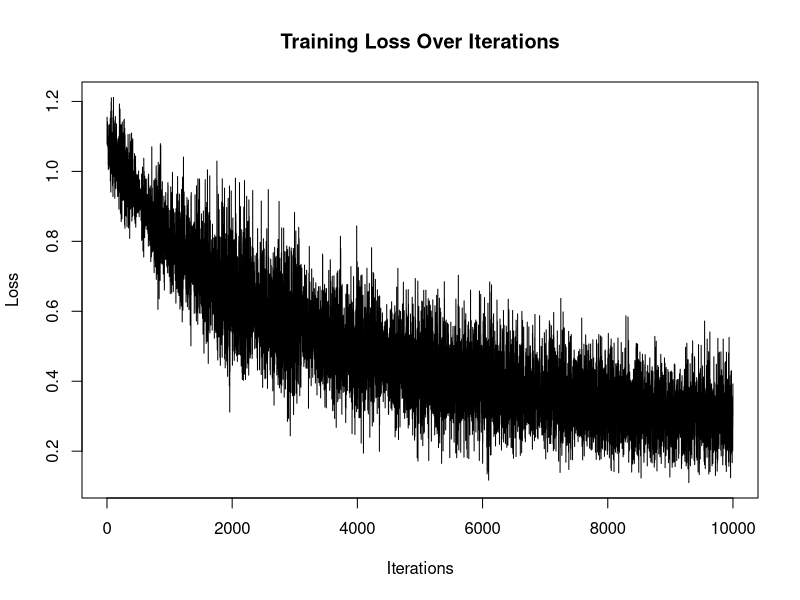

Source code (R):
# Sophie Bata-Madden s2037949, Cameron Donnelly s2018520, Nala Krisnanda s2587290

#Contributions:
# Sophie:  33.3% 
# Cameron:  33.3%
# Nala: 33.3%

#### Code Overview:
# 
# 
# 

# Function: cross_entropy
# Description: Calculate the cross-entropy loss between predicted probabilities (yhat) and true labels (y).
# Inputs:
#   - yhat: A matrix of predicted probabilities where each column represents a class.
#   - y: A vector or matrix of true class labels, or a numeric vector indicating the true class indices.
# Returns:
#   - Cross-entropy loss value.
cross_entropy <- function(yhat, y) {
  # Create a matrix 'k_true' that combines true labels 'y' with their corresponding indices.
  k_true <- cbind(y, seq_along(y))

  # Compute the negative sum of logarithms of predicted probabilities for true classes.
  # Divide by the total number of samples to get the average cross-entropy loss.
  return(-sum(log(yhat[k_true]))/length(y))
}

# Function: softmax
# Description: Apply the softmax activation function to the input matrix 'mat' along its columns.
# Inputs
#   - mat: Input matrix where each column represents the pre-activation values for different classes.
# Returns:
#   - Matrix of probabilities obtained by applying the softmax function to each column of 'mat'.
softmax <- function(mat) {
  # Compute the exponentials of the input matrix to obtain unnormalized probabilities.
  exp_mat <- exp(mat)

  # Calculate the column sums of the exponentiated matrix to normalize the probabilities.
  exp_mat_colsum <- colSums(exp_mat)

  # Divide each element of the exponentiated matrix by its column sum to obtain probabilities.
  # Transpose the result to maintain the original matrix orientation.
  return(t(t(exp_mat)/exp_mat_colsum))
}

# Function: relu
# Description: Apply the Rectified Linear Unit (ReLU) activation function element-wise to the input matrix 'mat'.
# Inputs:
#   - mat: Input matrix where each element represents a pre-activation value.
# Returns:
#   - Matrix obtained by setting negative values in 'mat' to zero.
relu <- function (mat){
  # Replace negative values in the input matrix with zero.
  mat[which(mat<0)] <- 0

  # Return the modified matrix after applying the ReLU activation function.
  return(mat)
}

#### Function:      netup
# Description: 
# Inputs:       
#     - d        - vector giving the number of nodes in each layer of a network
# Outputs: 
#     - h        - a list of nodes for each layer. 
#                  h[[l]] should be a vector of length d[l] which will contain the node values for layer l.
#     - W        - a list of weight matrices. 
#                  W[[l]] is the weight matrix linking layer l to layer l+1. 
#                  Initialize the elements with U (0, 0.2) random deviates.
#     - b        - a list of offset vectors. 
#                  b[[l]] is the offset vector linking layer l to layer l+1. 
#                  Initialize the elements with U (0, 0.2) random deviates.
netup <- function(d){
  # Construct a list of lists, h, where each sublist h[[i]] is or corresponding length d[i]
  h <- list()
  for (l in 1:length(d)){
    h[[l]] <- rep(0,d[l])
  }
  
  # W is a list of weight matrices, W[[i]] is the weight matrix linking layer i to layer i + 1
  # We initialise the elements with U(0,0.2) random deviates
  W <- list() 
  for (l in 1:(length(d)-1)){
    W[[l]] <- matrix(runif(d[l]*d[l+1],0,0.2), nrow=d[l+1], ncol=d[l])
  }
   
  # b is a list of offset vectors, b[[i]] is the offset vector linking layer i to layer i + 1
  # We initialise the elements with U(0,0.2) random deviates
  b <- list() 
  for (l in 1:(length(d)-1)){
    b[[l]] <- runif(d[l+1],0,0.2)
  }

  # Return a list containing initialized hidden layers ('h'), weight matrices ('W'), and bias vectors ('b')
  return(list(h = h, W = W, b = b))          
}

#### Function:                 forward
# Description:                 the function computes the remaining node values implied by inp, andr eturn the updated network list (as the only return object).
# Inputs:       
#     - nn                   -  a network list as returned by netup.
#     - inp                  -  a vector of input values for the first layer
# Outputs: 
#     - h        - a list of nodes for each layer. 
#                  h[[l]] should be a vector of length d[l] which will contain the node values for layer l.
#     - W        - a list of weight matrices. 
#                  W[[l]] is the weight matrix linking layer l to layer l+1. 
#                  Initialize the elements with U (0, 0.2) random deviates.
#     - b        - a list of offset vectors. 
#                  b[[l]] is the offset vector linking layer l to layer l+1. 
#                  Initialize the elements with U (0, 0.2) random deviates.
forward <- function(nn, inp){
  # Extract hidden layer values ('h'), weight matrices ('W'), and bias vectors ('b') from the neural network structure.
  h <- nn$h
  W <- nn$W
  b <- nn$b 

  # Set the input as the first hidden layer after transposing it.
  h[[1]] <- t(inp)

  for(l in 1:(length(h)-1)){
    # Calculate the pre-activation values for the next layer: h_l+1 = W_l * t(h_l) + b_l
    h[[l+1]] <- W[[l]] %*% h[[l]] + b[[l]]

    # Apply activation function
    ## if it is the last layer then we apply softmax activation function (eq.2)
    if(l+1 == length(h)){
      h[[l+1]] <- softmax(h[[l+1]])
    }
    ## if it is not the last layer we apply relu activation function (eq.1)
    else{
      h[[l+1]] <- relu(h[[l+1]])
    }
  }

  # Return a list containing updated hidden layer values ('h'), weight matrices ('W'), and bias vectors ('b').
  return(list(h = h, W = W, b = b))
}


#### Function:      backward
# Description: 
# Inputs:       
#     - nn        - returned from forward
#     - k         - the output class of the input
# Outputs: 
#     - h        - a list of nodes for each layer. 
#                  h[[l]] should be a vector of length d[l] which will contain the node values for layer l.
#     - W        - a list of weight matrices. 
#                  W[[l]] is the weight matrix linking layer l to layer l+1. 
#                  Initialize the elements with U (0, 0.2) random deviates.
#     - b        - a list of offset vectors. 
#                  b[[l]] is the offset vector linking layer l to layer l+1. 
#                  Initialize the elements with U (0, 0.2) random deviates.
#     - dh       - derivatives with respect to the nodes
#     - dW       - derivatives with respect to the weights
#     - db       - derivatives with respect to the offsets
backward <- function(nn, k){
  # Extract layer values ('h'), weight matrices ('W'), and bias vectors ('b') from the neural network structure.
  h <- nn$h;W <- nn$W;b <- nn$b

  # Create variables to store gradients: dh for hidden layer values, dW for weight matrices, and db for bias vectors.
  dh <- h;dW <- W;db <- b

  # Compute the derivative of the loss function w.r.t output layer
  L <- length(h)
  dh[[L]] <- softmax(h[[L]])

  ## Adjust the derivative for the true class label or index.
  k_true <- cbind(k, seq_along(k))
  dh[[L]][k_true] <- dh[[L]][k_true]-1
  
  # Iterate through the layers in reverse order to calculate gradients.
  for (j in (L-1):1){
    # Retrieve the gradient from the next layer.
    d <- dh[[j+1]]

    # Set gradients to zero for negative values in the derivative.
    d[which(dh[[j+1]]<=0)] <- 0

    # Compute the gradient for the current hidden layer value.
    dh[[j]] <- t(W[[j]]) %*% d
    db[[j]] <- d
    dW[[j]] <- d %*% t(h[[j]])
  }
  
  # Return a list containing updated hidden layer values, weight matrices, bias vectors,
  # and computed gradients after the backward pass.
  return(list(h = h, W = W, b = b, dh = dh, dW = dW, db = db))
}

#### Function:      train
# Description: Train the network nn given the imput data in the rows of matrix inp and the corresponding class labels in k.
# Inputs:       
#     - nn        - A list containing the neural network structure with hidden layer values ('h'), weight matrices ('W'), and bias vectors ('b').
#     - inp       - Input matrix representing the features of the training dataset.
#     - k         - True class labels or indices for the training dataset.
#     - eta       - Learning rate for gradient descent (default: 0.01).
#     - mb        - Mini-batch size for each iteration of mini-batch gradient descent (default: 10).
#     - nstep     - Number of training steps or iterations (default: 10000).
# Outputs: 
#     - A list containing updated hidden layer values ('h'), weight matrices ('W'), bias vectors ('b'),
#       computed gradients ('dh', 'dW', 'db'), and a vector of loss values at each training step.
train <- function(nn, inp, k, eta=.01, mb=10, nstep=10000) {
  # Create an empty list to store the loss at each training step.
  loss <- list()

  # Iterate through the specified number of training steps.
  for (step in (1:nstep)) {
    # Randomly sample mini-batch indices from the training dataset.
    inp_row <- sample(nrow(inp),mb)

    # Perform the forward pass in the neural network.
    nn <- forward(nn, inp[inp_row, ])

    # Perform the backward pass to compute gradients.
    nn <- backward(nn, k[inp_row])

    # Update weights and biases by subtracting its value with the average of the gradients.
    for(i in (1:length(nn$W))){
      nn$W[[i]] <- nn$W[[i]] - eta * (nn$dW[[i]]/mb) 
      nn$b[[i]] <- nn$b[[i]] - eta * rowMeans(nn$db[[i]])
    }

    # Compute and store the cross-entropy loss for the mini-batch.
    loss[step] <- cross_entropy(nn$h[[length(nn$h)]], k[inp_row])
  }
 
  # Return a list containing updated hidden layer values, weight matrices, bias vectors,
  # computed gradients, and a vector of loss values at each training step.
  return(list(h=nn$h, W=nn$W, b=nn$b, dh=nn$dh, dW=nn$dW, db=nn$db, loss=loss))
}

# Function: predict
# Description: Make predictions using a trained neural network for a given input.
# Parameters:
#   - nn: A list containing the neural network structure with hidden layer values ('h'), weight matrices ('W'), and bias vectors ('b').
#   - inp: Input matrix representing the features for which predictions are to be made.
# Returns:
#   - A vector of predicted class labels based on the input.
predict <- function(nn, inp) {
  # Perform the forward pass in the neural network to obtain output.
  nn <- forward(nn, inp)

  # Extract the output from the last layer of the neural network.
  output <- nn$h[[length(nn$h)]]

  # Convert the output matrix to a vector of predicted class labels.
  # Each element of the vector represents the index of the maximum value in the corresponding column.
  return(as.vector(apply(output, 2, which.max)))
}

# Function: accuracy
# Description: Calculate the accuracy of predicted class labels compared to true class labels.
# Parameters:
#   - yhat: Vector of predicted class labels.
#   - y: Vector of true class labels.
# Returns:
#   - The accuracy, which is the proportion of correctly predicted labels.
accuracy <- function(yhat, y) {
  # Count the number of correctly predicted labels and calculate the accuracy.
  # The accuracy is the ratio of correctly predicted labels to the total number of labels.
  return(sum(y==yhat)/length(y))
}

# Set seed for best outcome
set.seed(7)

# Data Preparation:
## Load iris dataset
data("iris")
## Extract features (X) and labels (y) from the iris dataset.
X <- iris[,(1:4)]
y <- as.numeric(as.factor(iris[,5]))
## Generate indices for test set.
test_index <- seq(5, dim(X)[1], by=5)
## Split the data into training and test sets.
X_train <- X[-test_index,]
y_train <- y[-test_index]
X_test <- X[test_index,]
y_test <- y[test_index]

# NN Initialization:
## Initialize a nn structure with input size 4, hidden layers of sizes 8, 7, and output size 3.
nn <- netup(c(4,8,7,3))

# Training:
## Train the neural network using the training data.
## We found that the train function give a better result when using eta=.09 
nn <- train(nn, X_train, y_train, eta=.09)
## Plot the training loss over iterations.
plot(matrix(nn$loss), type='l', main="Training Loss Over Iterations", xlab="Iterations", ylab="Loss")

# Testing:
## Make predictions on the test set.
yhat <- predict(nn, X_test)
## Calculate and print the misclassification rate (1 - accuracy) on the test set.
missclassification_rate <- 1 - accuracy(y_test, yhat)
cat("missclassification rate on test set:", sprintf("%.2f%%", missclassification_rate * 100), "\n")